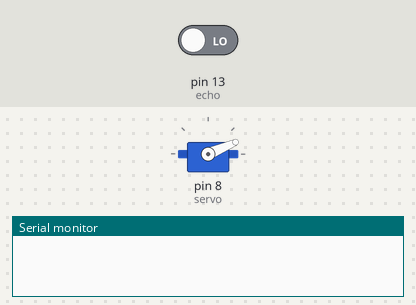
A sketch run on a simulated Arduino Uno, built with avr-gcc and run on an emulated ATmega328P. On the bench: servo, the last lines printed to the serial monitor. Inputs (shaded band) come from the test bench; at power-on: pin 13 (echo) LOW.

Above: at 0.05 s.
At 6.05 s:
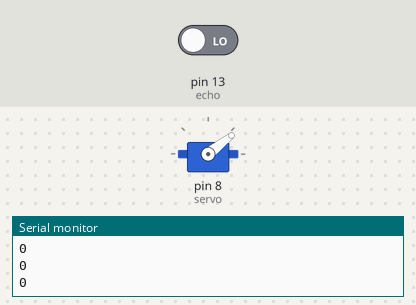
Timing chart, 0 to 7.9 s (numbered marks = the images above):
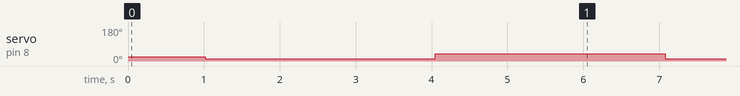

The sketch:

aoutomated_light_triggerer.ino
```cpp
#include <Servo.h>

Servo servoblue;


int trigger = 12;
int echo = 13;
int servo = 8;
int servopos = 0;
int count = 0;
long time = 0;
long dist = 0;

void setup() {
  Serial.begin (9600);
  //  disatnce setup
  pinMode(trigger, OUTPUT);
  pinMode(echo, INPUT);
  servoblue.attach(servo);
  servoblue.write(23);

}

void loop() {
digitalWrite(trigger, LOW); //Low voltage on the trigger pin to produce a
//clear signal.
delay(5); //….for 5 milliseconds.
digitalWrite(trigger, HIGH); //Creating the soundwave.
delay(10); //..for 10 milliseconds.
digitalWrite(trigger, LOW); //Stop creating the soundwave
//Measures time taken for wave to come back
time = pulseIn(echo, HIGH);
//  Calculating distance
dist = (time/2) / 29.1;
Serial.println(dist);
if (dist < 80 && count == 0){
  count = 1;
  if (servopos == 12){
    servoblue.write(38);
    servopos = 38;}
  else{
  servoblue.write(12);
  servopos = 12;}
  delay(1000);}
else{
  count = 0;}

}
```

Measured:
- by itself, servo on pin 8 (servo): alternates 38° for 3.0 s and 12° for 3.0 s
